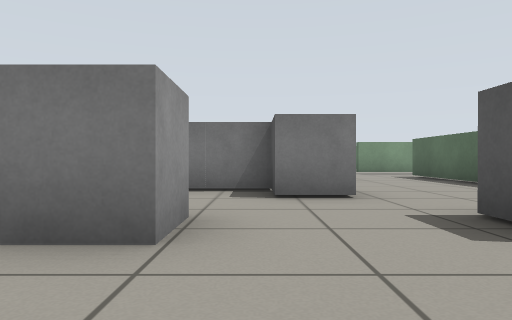
view 1 (above)

20 first-person views from a walk through a robot-simulator world made for Gazebo. The camera is 0.47 m above the floor, looks level and sees 70° across. The floor is counted in squares, 1 m on a side. Each view is taken from the middle of a square. On the plan, view 1 faces up. The plan holds only what a view shows up to about 9 squares ahead; the rest is blank. Robots are left out.

view 2
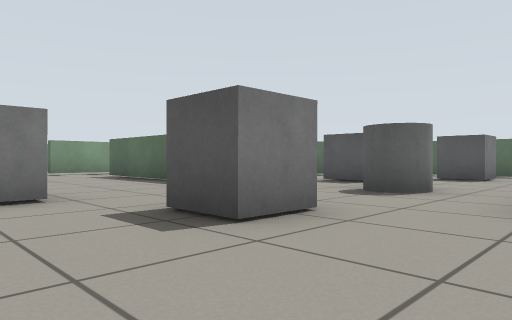

view 3
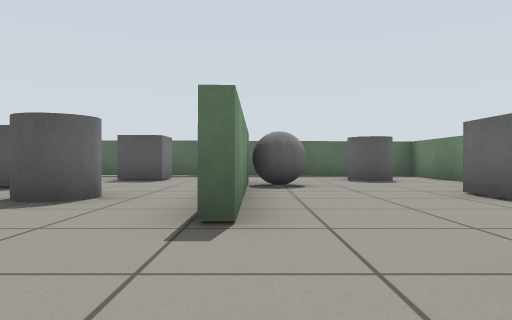

view 4
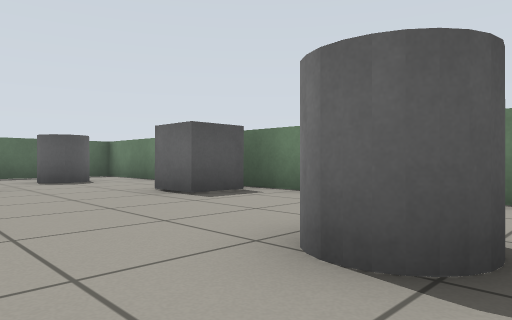

view 5
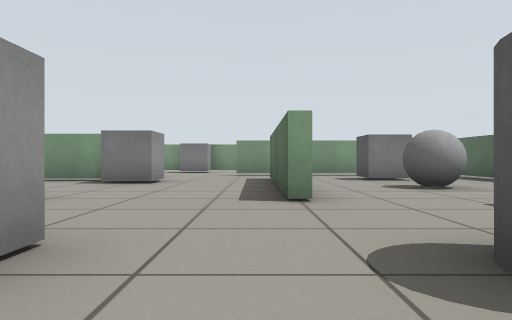

view 6
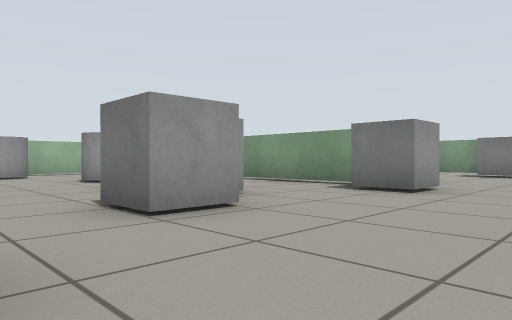

view 7
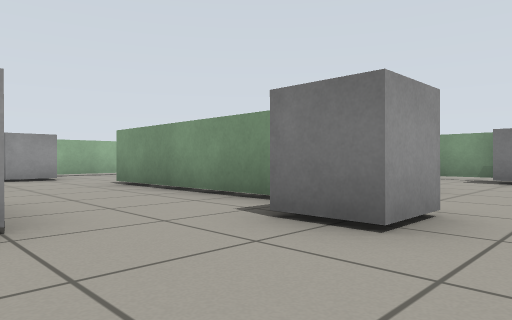

view 8
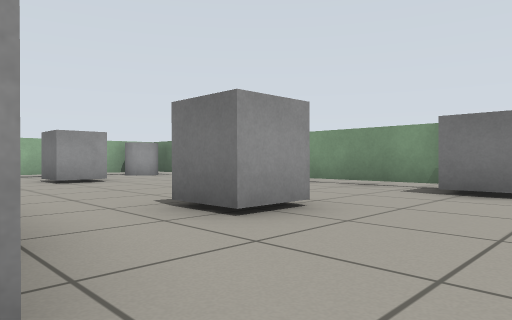

view 9
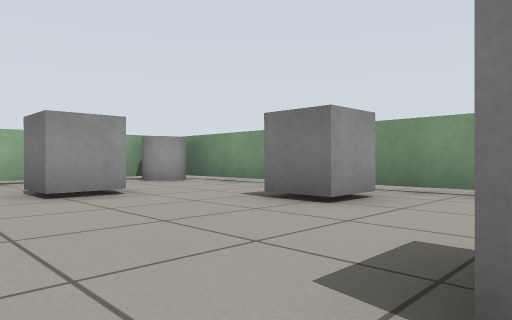

view 10
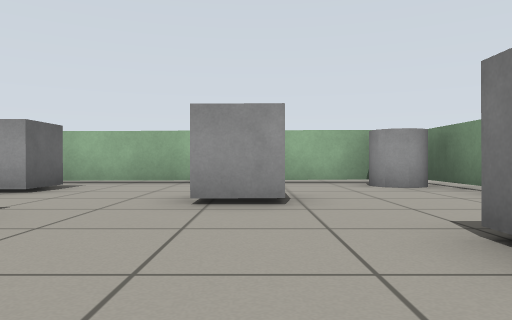

view 11
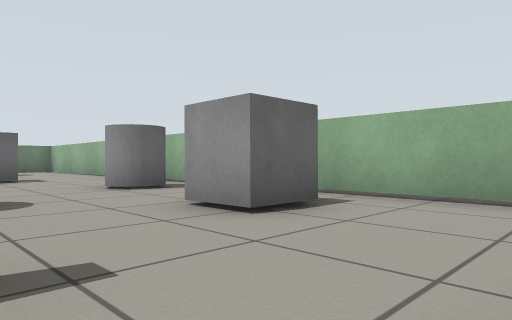

view 12
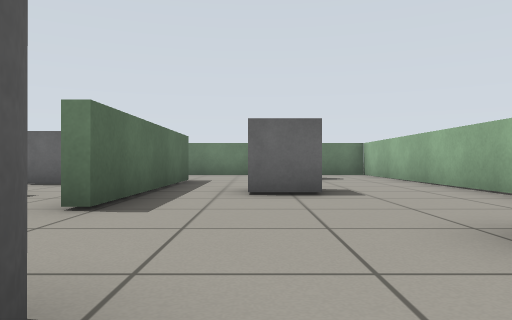

view 13
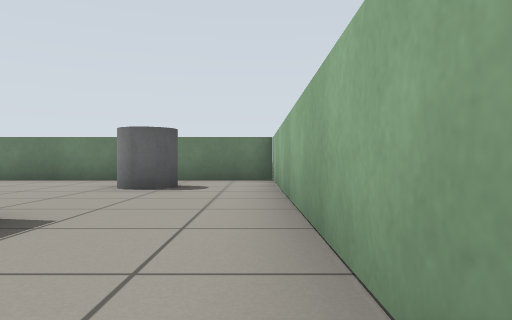

view 14
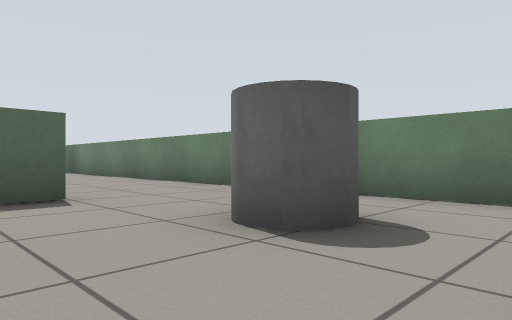

view 15
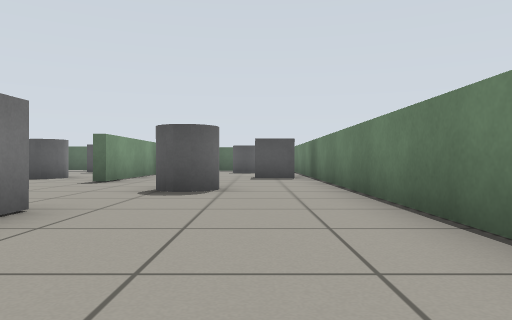

view 16
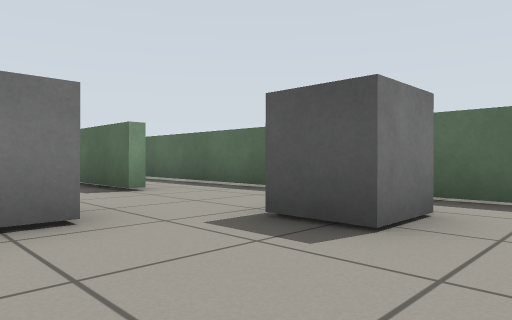

view 17
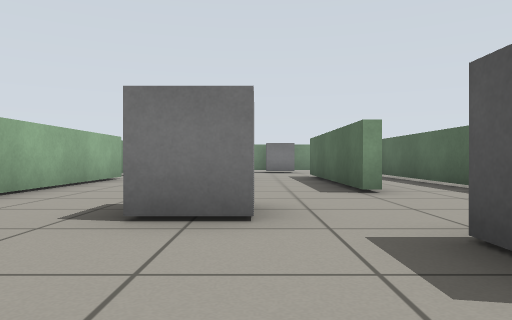

view 18
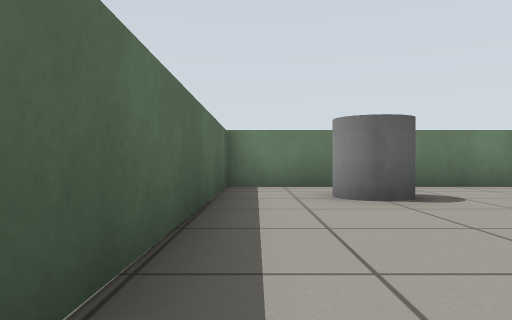

view 19
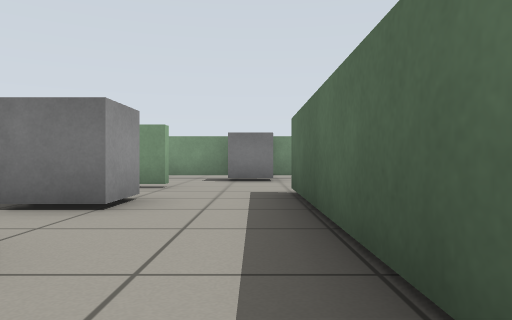

view 20
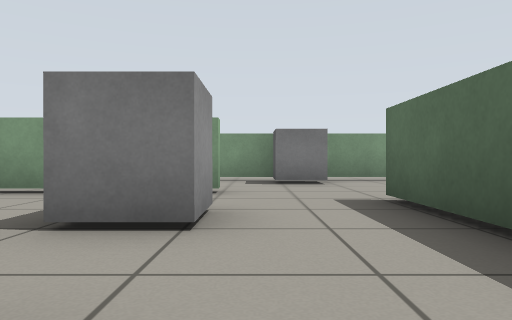

### Floor plan
Points are (right, up) in squares from view 1. A wall is a line through its corners. A room is listed if a view was taken in it or the views show most of it. See-through windows are left out.
Room 1 (views 1, 2, 3, 4, 5, 6, 7, 8, 9, 10, 11, 12, 13, 14, 15, 16, 17, 18, 19, 20)
walls: (0.6, 9.2) (-4.1, 9.2); (4.4, 5.2) (4.4, 9.5); (4.6, 10) (4.6, 5.8); (5.1, 12.1) (4.4, 12.1); (9.5, 6.2) (9.5, 11.3); (-3.4, -1.5) (-3.5, 3.6); (7.5, 0.1) (3.6, 0.1); (7.5, 12.1) (7, 12.1); (0.4, 15.4) (-2.8, 15.4); (-8.4, 4.5) (-8.4, -4.5) (11.5, -4.5) (11.5, 2.6); (11.5, 5.2) (11.6, 10.1); (-5.1, 15.4) (-6.2, 15.4); (-8.4, 13.5) (-8.4, 7.9); (11, 15.4) (7.1, 15.4)
objects: grey cylinder (-8, 14) to (-7, 15); grey cylinder (-7, 5); grey box (-7, 8) to (-6, 8); grey cylinder (-6, -3) to (-6, -2); grey box (-6, 1) to (-5, 2); grey box (-6, 12) to (-5, 12); grey cylinder (-4, 6) to (-4, 7); grey box (-3, 14) to (-2, 14); grey box (-2, 6); grey box (-1, -1) to (-1, 0); grey box (-1, 2) to (-1, 3); grey box (-1, 6) to (0, 6); grey box (0, 5) to (1, 5); grey box (0, 11) to (0, 12); grey box (1, 8) to (2, 9); grey box (1, 15) to (2, 15); grey cylinder (2, -2); grey box (2, 2) to (3, 3); grey cylinder (5, 2) to (6, 3); grey box (6, -4) to (6, -3); grey box (7, 4) to (8, 5); grey ball (7, 7) to (7, 8); grey box (7, 10); grey ball (8, -1) to (8, 0); grey cylinder (9, -3) to (10, -2); grey box (9, 2) to (10, 3); grey box (9, 14) to (9, 15)

Where each view was taken, in squares from view 1:
view 1: 0 up, 0 right, facing up
view 2: 0 up, 0 right, facing up-right
view 3: 0 up, 1 right, facing right
view 4: 0 up, 1 right, facing down-right
view 5: 1 up, 4 right, facing up
view 6: 3 up, 4 right, facing up-left
view 7: 6 up, 3 right, facing up-left
view 8: 9 up, 3 right, facing up-left
view 9: 10 up, 0 right, facing up-left
view 10: 12 up, 1 left, facing left
view 11: 11 up, 4 left, facing down-left
view 12: 7 up, 5 left, facing down
view 13: 4 up, 8 left, facing down
view 14: 0 up, 8 left, facing down-right
view 15: 3 down, 4 left, facing right
view 16: 1 up, 7 right, facing up-right
view 17: 1 up, 8 right, facing up
view 18: 2 up, 11 right, facing down
view 19: 6 up, 9 right, facing up
view 20: 7 up, 8 right, facing up
